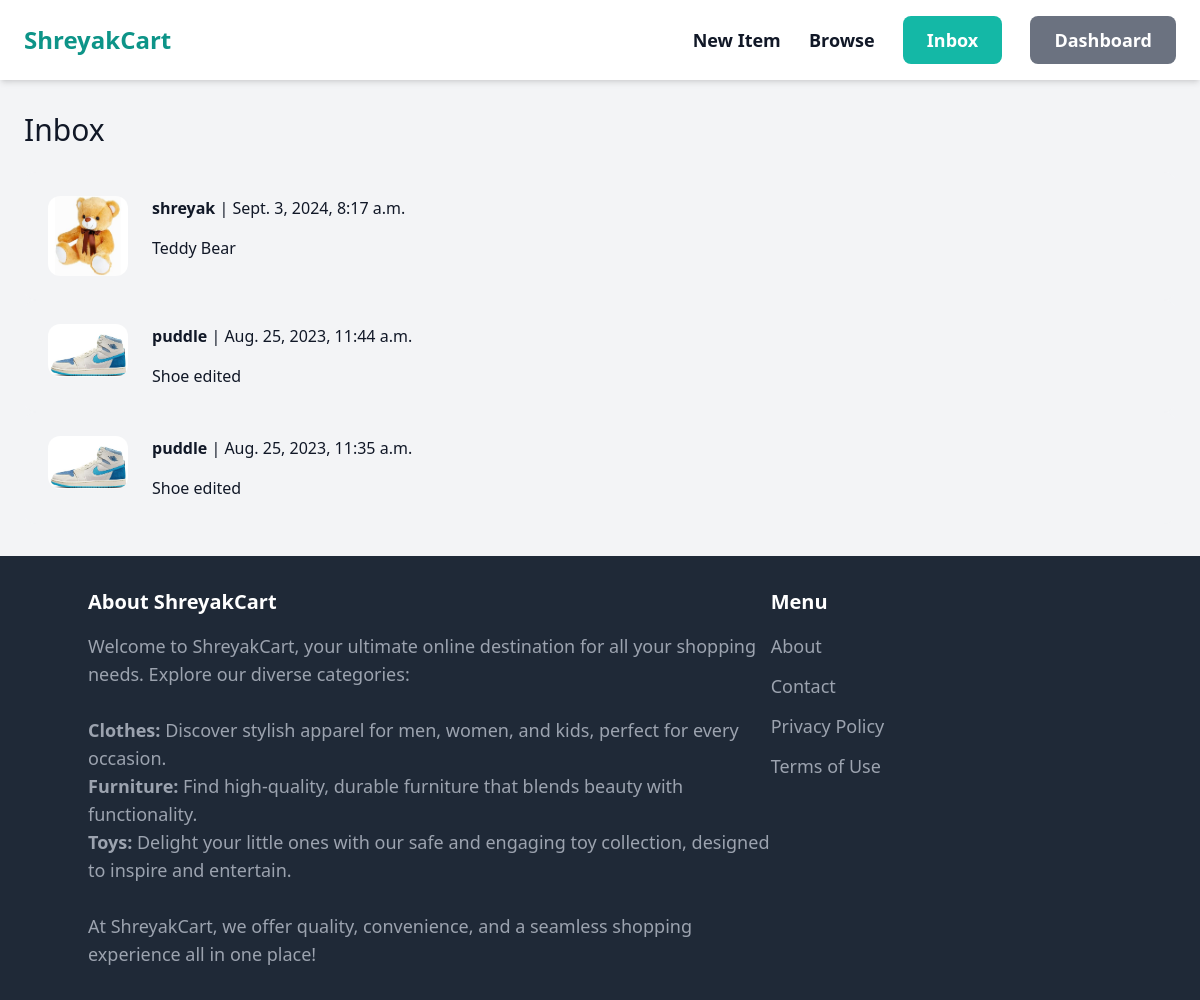
The page /inbox/ (signed in) on the database its author committed.
### conversation/models.py (models this page shows)
class Conversation(models.Model):
    item = models.ForeignKey(Item, related_name='conversations', on_delete=models.CASCADE)
    members = models.ManyToManyField(User, related_name='conversations')
    created_at = models.DateTimeField(auto_now_add=True)
    modified_at = models.DateTimeField(auto_now=True)
    class Meta:
        ordering = ('-modified_at',)

### item/models.py (models this page shows, shortened)
class Item(models.Model):
    category = models.ForeignKey(Category, related_name='items', on_delete=models.CASCADE)
    name = models.CharField(max_length=255)
    description = models.TextField(blank=True, null=True)
    price = models.FloatField()
    image = models.ImageField(upload_to='item_images', blank=True, null=True)
    is_sold = models.BooleanField(default=False)
    created_by = models.ForeignKey(User, related_name='items', on_delete=models.CASCADE)
    created_at = models.DateTimeField(auto_now_add=True)

### conversation/views.py (the view)
# urls.py: path('', views.inbox, name='inbox'),
@login_required
def inbox(request):
    conversations = Conversation.objects.filter(members__in=[request.user.id])
    return render(request, 'conversation/inbox.html', {'conversations': conversations})

### conversation/templates/conversation/inbox.html (shortened to what this page needs)
{% extends 'core/base.html' %}
{% block content %}
<h1 class="mb-6 text-3xl">Inbox</h1>
<div class="space-y-6">
    {% for conversation in conversations %}
        <a href="{% url 'conversation:detail' conversation.id %}">
            <div class="p-6 flex bg-gray-100 rounded-xl">
                <div class="pr-6">
                    <img src="{{ conversation.item.image.url}}" class="w-20 rounded-xl">
                </div>
        <div>
            {% for member in conversation.members.all %}
                {% if member != request.user %}
                <p class="mb-4"><strong>{{ member.username }}</strong> | {{ conversation.modified_at }}</p>
                <p>{{ conversation.item.name  }}</p>
                {% endif %}
            {% endfor %}
        </div>
    </div>
    </a>
    {% endfor %}
</div>
{% endblock %}

### rows shown on the page
Conversation: item.image (picture), modified_at "Sept. 3, 2024, 8:17 a.m.", item.name "Teddy Bear"
Conversation: item.image (picture), modified_at "Aug. 25, 2023, 11:44 a.m.", item.name "Shoe edited"
Conversation: item.image (picture), modified_at "Aug. 25, 2023, 11:35 a.m.", item.name "Shoe edited"

### other values the page prints
{{ member.username }} "shreyak"
{{ member.username }} "puddle"
